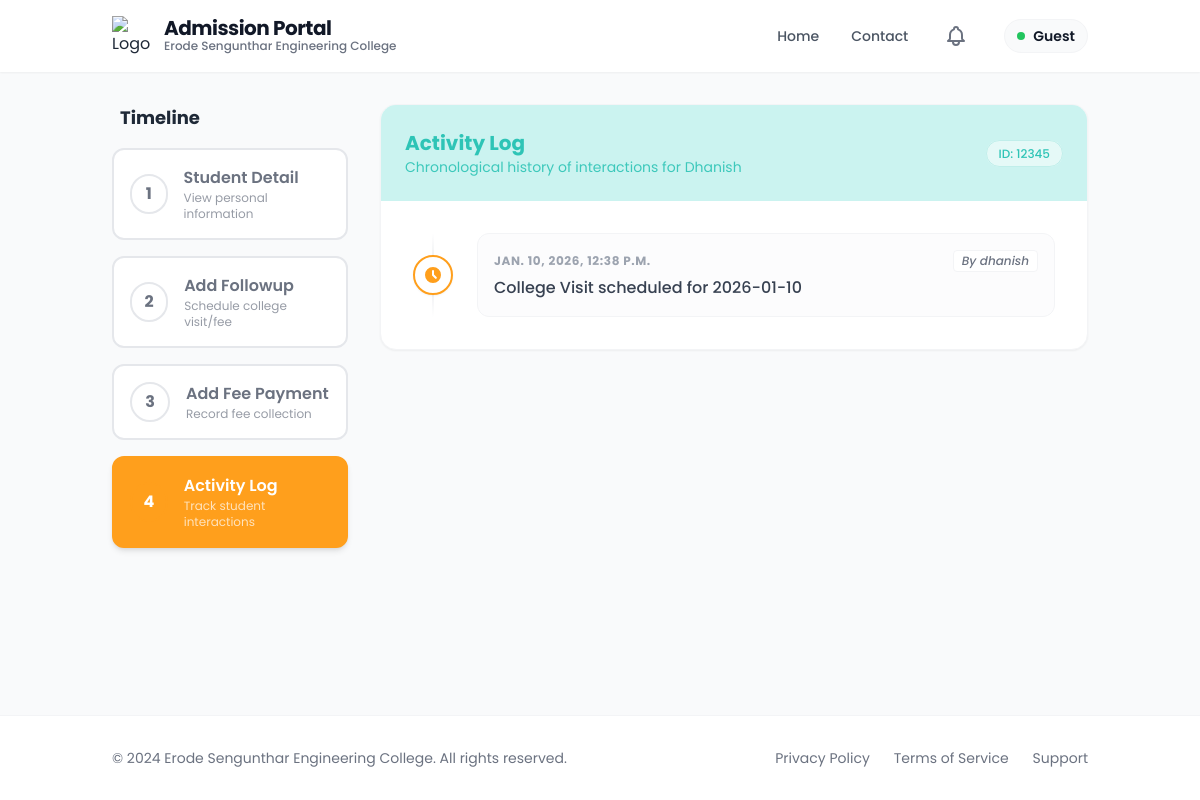
The page /activities/7/ on the database as committed earlier.
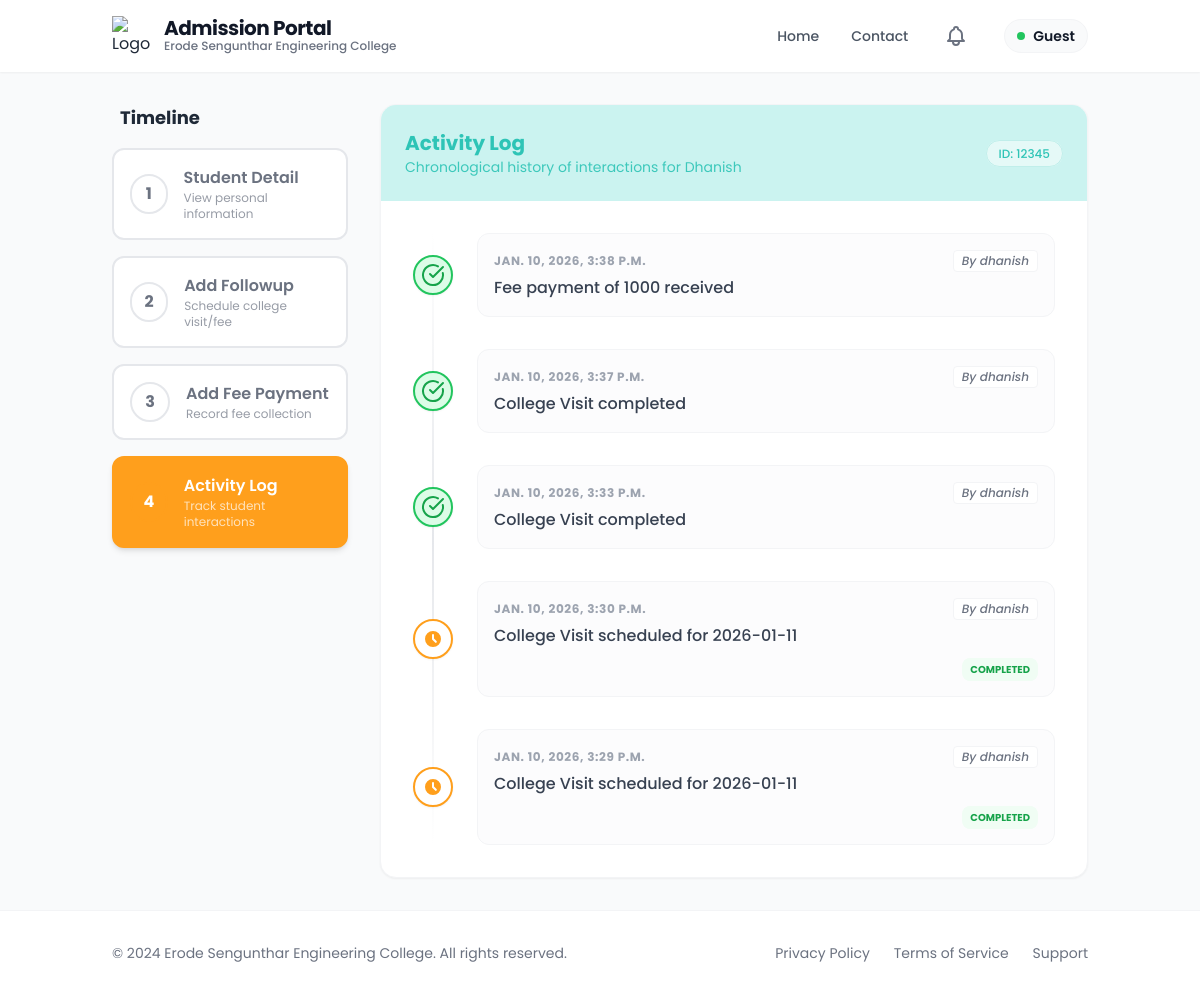
The same page on the database as committed later.
### app/models.py (models this page shows, shortened)
class ActivityLog(models.Model):
    student = models.ForeignKey(
        'Admission',
        on_delete=models.CASCADE,
        related_name='activities'
    )
    action = models.CharField(max_length=255)
    created_by = models.ForeignKey(
        User,
        on_delete=models.SET_NULL,
        null=True
    )
    followup = models.ForeignKey(
        'FollowUp',
        on_delete=models.SET_NULL,
        null=True,
        blank=True,
        related_name='logs'
    )
    is_completed = models.BooleanField(default=False)
    created_at = models.DateTimeField(auto_now_add=True)

### app/followup.py (the view)
# urls.py: path('activities/<int:pk>/', followup.student_activity_log, name='student_activity_log'),
def student_activity_log(request, pk):
    student = get_object_or_404(Admission, pk=pk)
    activities = student.activities.all().order_by('-created_at')
    return render(request, 'followup/activity_log.html', {
        'student': student,
        'admission': student,
        'activities': activities,
        'active_step': 'activity_log'
    })

### templates/followup/activity_log.html (shortened to what the changed rows need)
{% extends 'followup/new_base.html' %}
{% block content %}
<div class="flex flex-col lg:flex-row gap-8">
    <div class="lg:w-3/4">
        <div class="bg-white rounded-2xl shadow-sm border border-gray-100 overflow-hidden">
            <div class="p-6 bg-accent text-dark">
                <div class="flex justify-between items-center">
                    <div>
                        <h2 class="text-xl font-bold">Activity Log</h2>
                    </div>
                </div>
            </div>
            <div class="p-8">
                {% if activities %}
                <div
                    class="relative space-y-8 before:absolute before:inset-0 before:ml-5 before:-translate-x-px before:h-full before:w-0.5 before:bg-gradient-to-b before:from-transparent before:via-gray-200 before:to-transparent">
                    {% for activity in activities %}
                    <div class="relative flex items-center justify-between md:justify-start">
                        {% if activity.is_completed %}
                        <div class="flex items-center justify-center w-10 h-10 rounded-full border-2 shadow-sm z-10 shrink-0"
     style="background-color: #dcfce7; border-color: #22c55e;">
    <svg xmlns="http://www.w3.org/2000/svg"
         width="24"
         height="24"
         viewBox="0 0 24 24"
         style="color: #16a34a;">
        <g fill="none"
           stroke="currentColor"
           stroke-linecap="round"
           stroke-linejoin="round"
           stroke-width="2">
            <path d="M21.801 10A10 10 0 1 1 17 3.335"/>
            <path d="m9 11l3 3L22 4"/>
        </g>
    </svg>
</div>
                        {% else %}
                        <div
                            class="flex items-center justify-center w-10 h-10 rounded-full bg-white border-2 border-primary shadow-sm z-10 shrink-0">
                            <svg class="w-5 h-5 text-primary" fill="currentColor" viewBox="0 0 20 20">
                                <path fill-rule="evenodd"
                                    d="M10 18a8 8 0 100-16 8 8 0 000 16zm1-12a1 1 0 10-2 0v4a1 1 0 00.293.707l2.828 2.829a1 1 0 101.415-1.415L11 9.586V6z"
                                    clip-rule="evenodd" />
                            </svg>
                        </div>
                        {% endif %}
                        <div class="w-[calc(100%-3rem)] ml-6 p-4 rounded-xl bg-gray-50/50 border border-gray-100">
                            <div class="flex flex-col sm:flex-row sm:items-center justify-between gap-2 mb-1">
                                <time class="text-xs font-bold text-gray-400 uppercase tracking-wider">
                                    {{ activity.created_at }}</time>
                                <span
                                    class="text-xs font-medium text-gray-500 bg-white px-2 py-0.5 rounded border border-gray-100 italic">By
                                    {{ activity.created_by.get_full_name|default:activity.created_by.username }}</span>
                            </div>
                            <div class="text-gray-700 font-medium">{{ activity.action }}</div>
                            {% if activity.followup and not activity.followup.completed %}
                            <div class="mt-2 text-right">
                                <select
                                    onchange="if(this.value==='Completed') completeFollowUp({{ activity.followup.id }})"
                                    class="text-[10px] bg-amber-50 border-amber-200 rounded-lg px-2 py-1 font-bold text-amber-600 focus:ring-primary focus:border-primary cursor-pointer">
                                    <option value="Pending" selected>Pending</option>
                                    <option value="Completed">Completed</option>
                                </select>
                            </div>
                            {% elif activity.followup and activity.followup.completed %}
                            <div class="mt-2 text-right">
                                <span
                                    class="text-[10px] font-bold text-green-600 bg-green-50 px-2 py-1 rounded-lg uppercase">Completed</span>
                            </div>
                            {% endif %}
                        </div>
                    </div>
                    {% endfor %}
                </div>
                {% endif %}
            </div>
        </div>
    </div>
</div>
{% endblock %}

Rows that differ between the two databases and show on the page:
removed ActivityLog: is_completed False (drawn), created_at "JAN. 10, 2026, 12:38 P.M.", created_by.get_full_name "dhanish", action "College Visit scheduled for 2026-01-10"
added ActivityLog: is_completed True (drawn), created_at "JAN. 10, 2026, 3:38 P.M.", created_by.get_full_name "dhanish", action "Fee payment of 1000 received"
added ActivityLog: is_completed True (drawn), created_at "JAN. 10, 2026, 3:37 P.M.", created_by.get_full_name "dhanish", action "College Visit completed"
added ActivityLog: is_completed True (drawn), created_at "JAN. 10, 2026, 3:33 P.M.", created_by.get_full_name "dhanish", action "College Visit completed"
added ActivityLog: is_completed False (drawn), created_at "JAN. 10, 2026, 3:30 P.M.", created_by.get_full_name "dhanish", action "College Visit scheduled for 2026-01-11", shows "COMPLETED"
added ActivityLog: is_completed False (drawn), created_at "JAN. 10, 2026, 3:29 P.M.", created_by.get_full_name "dhanish", action "College Visit scheduled for 2026-01-11", shows "COMPLETED"
